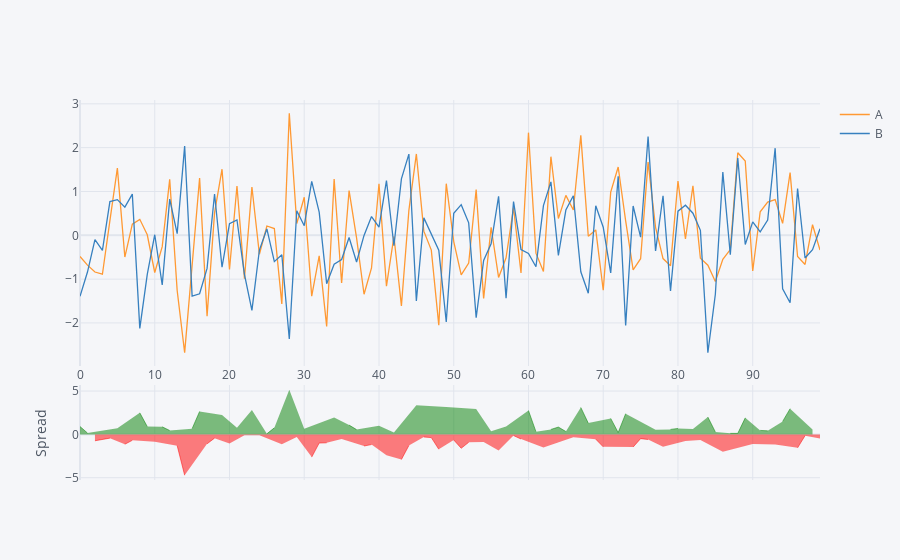

The cell this chart's notebook holds for it:
### Markdown cell above
## Spread

### Code cell
df[['A','B']].iplot(kind='spread') # for financial analysis e.g comparing two stock data

### Figure 1 — Plotly figure (JSON) as saved in the notebook; plotly's stock layout.template omitted (floating-point values rounded to 4 significant figures)
{"data": [{"line": {"color": "rgba(255, 153, 51, 1.0)", "dash": "solid", "shape": "linear", "width": 1.3}, "mode": "lines", "name": "A", "text": "", "type": "scatter", "x": [0, 1, 2, 3, 4, 5, 6, 7, 8, 9, 10, 11, 12, 13, 14, 15, 16, 17, 18, 19, 20, 21, 22, 23, 24, 25, 26, 27, 28, 29, 30, 31, 32, 33, 34, 35, 36, 37, 38, 39, 40, 41, 42, 43, 44, 45, 46, 47, 48, 49, 50, 51, 52, 53, 54, 55, 56, 57, 58, 59, 60, 61, 62, 63, 64, 65, 66, 67, 68, 69, 70, 71, 72, 73, 74, 75, 76, 77, 78, 79, 80, 81, 82, 83, 84, 85, 86, 87, 88, 89, 90, 91, 92, 93, 94, 95, 96, 97, 98, 99], "y": [-0.4833, -0.6801, -0.8376, -0.8883, 0.3369, 1.533, -0.4958, 0.2553, 0.3644, 0.01176, -0.8489, -0.2587, 1.276, -1.26, -2.678, -0.7242, 1.308, -1.845, 0.5108, 1.508, -0.78, 1.125, -0.992, 1.101, -0.4315, 0.2129, 0.1547, -1.568, 2.784, 0.2703, 0.8684, -1.39, -0.4679, -2.078, 1.283, -1.088, 1.021, -0.05879, -1.345, -0.7454, 1.177, -1.159, -0.02617, -1.612, 0.5697, 1.857, 0.09414, -0.338, -2.053, 1.177, -0.1442, -0.9017, -0.6317, 1.043, -1.441, 0.1837, -0.9608, -0.5117, 0.6293, -0.8579, 2.342, -0.4071, -0.8276, 1.794, 0.383, 0.9114, 0.5789, 2.28, -0.02212, 0.1229, -1.253, 0.9843, 1.559, 0.3312, -0.7909, -0.5339, 1.67, 0.1826, -0.5302, -0.6934, 1.239, -0.08375, 1.128, -0.5243, -0.6812, -1.056, -0.5493, -0.3249, 1.883, 1.695, -0.8141, 0.5378, 0.7582, 0.8166, 0.2732, 1.431, -0.4843, -0.6647, 0.2414, -0.3347]}, {"line": {"color": "rgba(55, 128, 191, 1.0)", "dash": "solid", "shape": "linear", "width": 1.3}, "mode": "lines", "name": "B", "text": "", "type": "scatter", "x": [0, 1, 2, 3, 4, 5, 6, 7, 8, 9, 10, 11, 12, 13, 14, 15, 16, 17, 18, 19, 20, 21, 22, 23, 24, 25, 26, 27, 28, 29, 30, 31, 32, 33, 34, 35, 36, 37, 38, 39, 40, 41, 42, 43, 44, 45, 46, 47, 48, 49, 50, 51, 52, 53, 54, 55, 56, 57, 58, 59, 60, 61, 62, 63, 64, 65, 66, 67, 68, 69, 70, 71, 72, 73, 74, 75, 76, 77, 78, 79, 80, 81, 82, 83, 84, 85, 86, 87, 88, 89, 90, 91, 92, 93, 94, 95, 96, 97, 98, 99], "y": [-1.393, -0.8385, -0.09959, -0.3452, 0.7696, 0.8143, 0.6425, 0.9389, -2.124, -0.8931, 0.01286, -1.132, 0.8243, 0.0382, 2.036, -1.387, -1.334, -0.756, 0.9432, -0.7292, 0.264, 0.3494, -0.8908, -1.714, -0.336, 0.1458, -0.6007, -0.4442, -2.367, 0.5603, 0.2199, 1.233, 0.5297, -1.106, -0.6613, -0.5522, -0.05056, -0.6102, -0.002969, 0.4284, 0.1878, 1.248, -0.2385, 1.288, 1.853, -1.499, 0.3973, 0.03273, -0.338, -1.978, 0.5015, 0.6985, 0.2847, -1.878, -0.5726, -0.1927, 0.8891, -1.435, 0.771, -0.3259, -0.4125, -0.7183, 0.6762, 1.219, -0.4593, 0.5758, 0.9024, -0.8333, -1.324, 0.6755, 0.1848, -0.8608, 1.345, -2.06, 0.6687, -0.04352, 2.256, -0.3565, 0.9031, -1.27, 0.5507, 0.6865, 0.5045, 0.1139, -2.679, -1.346, 1.441, -0.4429, 1.764, -0.2112, 0.3057, 0.0772, 0.3468, 1.988, -1.223, -1.538, 1.069, -0.5166, -0.3276, 0.1478]}, {"connectgaps": false, "fill": "tozeroy", "line": {"color": "green", "dash": "solid", "shape": "linear", "width": 0.5}, "mode": "lines", "name": "Spread", "showlegend": false, "type": "scatter", "x": [0, 1, 2, 3, 4, 5, 6, 7, 8, 9, 10, 11, 12, 13, 14, 15, 16, 17, 18, 19, 20, 21, 22, 23, 24, 25, 26, 27, 28, 29, 30, 31, 32, 33, 34, 35, 36, 37, 38, 39, 40, 41, 42, 43, 44, 45, 46, 47, 48, 49, 50, 51, 52, 53, 54, 55, 56, 57, 58, 59, 60, 61, 62, 63, 64, 65, 66, 67, 68, 69, 70, 71, 72, 73, 74, 75, 76, 77, 78, 79, 80, 81, 82, 83, 84, 85, 86, 87, 88, 89, 90, 91, 92, 93, 94, 95, 96, 97, 98, 99], "xaxis": "x2", "y": [0.9095, 0.1583, "", "", "", 0.7189, "", "", 2.488, 0.9048, "", 0.8731, 0.4513, "", "", 0.6626, 2.642, "", "", 2.237, "", 0.7755, "", 2.816, "", 0.06715, 0.7554, "", 5.151, "", 0.6485, "", "", "", 1.944, "", 1.072, 0.5514, "", "", 0.9887, "", 0.2123, "", "", 3.356, "", "", "", 3.155, "", "", "", 2.921, "", 0.3764, "", 0.9228, "", "", 2.755, 0.3112, "", 0.5757, 0.8424, 0.3356, "", 3.113, 1.302, "", "", 1.845, 0.2139, 2.391, "", "", "", 0.5391, "", 0.5767, 0.6878, "", 0.6239, "", 1.998, 0.2902, "", 0.118, 0.1191, 1.906, "", 0.4606, 0.4114, "", 1.496, 2.969, "", "", 0.569, ""], "yaxis": "y2"}, {"connectgaps": false, "fill": "tozeroy", "line": {"color": "red", "dash": "solid", "shape": "linear", "width": 0.5}, "mode": "lines", "name": "Spread", "showlegend": false, "type": "scatter", "x": [0, 1, 2, 3, 4, 5, 6, 7, 8, 9, 10, 11, 12, 13, 14, 15, 16, 17, 18, 19, 20, 21, 22, 23, 24, 25, 26, 27, 28, 29, 30, 31, 32, 33, 34, 35, 36, 37, 38, 39, 40, 41, 42, 43, 44, 45, 46, 47, 48, 49, 50, 51, 52, 53, 54, 55, 56, 57, 58, 59, 60, 61, 62, 63, 64, 65, 66, 67, 68, 69, 70, 71, 72, 73, 74, 75, 76, 77, 78, 79, 80, 81, 82, 83, 84, 85, 86, 87, 88, 89, 90, 91, 92, 93, 94, 95, 96, 97, 98, 99], "xaxis": "x2", "y": ["", "", -0.738, -0.5431, -0.4326, "", -1.138, -0.6836, "", "", -0.8618, "", "", -1.298, -4.714, "", "", -1.089, -0.4324, "", -1.044, "", -0.1012, "", -0.09547, "", "", -1.124, "", -0.29, "", -2.622, -0.9976, -0.9724, "", -0.5363, "", "", -1.342, -1.174, "", -2.407, "", -2.9, -1.283, "", -0.3032, -0.3708, -1.715, "", -0.6457, -1.6, -0.9164, "", -0.8682, "", -1.85, "", -0.1417, -0.5319, "", "", -1.504, "", "", "", -0.3235, "", "", -0.5527, -1.438, "", "", "", -1.46, -0.4904, -0.5859, "", -1.433, "", "", -0.7702, "", -0.6383, "", "", -1.99, "", "", "", -1.12, "", "", -1.171, "", "", -1.553, -0.1481, "", -0.4825], "yaxis": "y2"}], "layout": {"hovermode": "x", "legend": {"bgcolor": "#F5F6F9", "font": {"color": "#4D5663"}}, "paper_bgcolor": "#F5F6F9", "plot_bgcolor": "#F5F6F9", "title": {"font": {"color": "#4D5663"}}, "xaxis": {"gridcolor": "#E1E5ED", "showgrid": true, "tickfont": {"color": "#4D5663"}, "title": {"font": {"color": "#4D5663"}, "text": ""}, "zerolinecolor": "#E1E5ED"}, "xaxis2": {"anchor": "y2", "gridcolor": "#E1E5ED", "showgrid": true, "showticklabels": false, "tickfont": {"color": "#4D5663"}, "title": {"font": {"color": "#4D5663"}, "text": ""}, "zerolinecolor": "#E1E5ED"}, "yaxis": {"domain": [0.3, 1], "gridcolor": "#E1E5ED", "showgrid": true, "tickfont": {"color": "#4D5663"}, "title": {"font": {"color": "#4D5663"}, "text": ""}, "zerolinecolor": "#E1E5ED"}, "yaxis2": {"domain": [0, 0.25], "gridcolor": "#E1E5ED", "showgrid": true, "tickfont": {"color": "#4D5663"}, "title": {"font": {"color": "#4D5663"}, "text": "Spread"}, "zerolinecolor": "#E1E5ED"}}}
